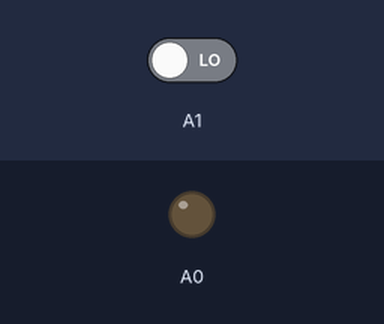
Simulated run of this sketch. Board: Arduino Uno, built with avr-gcc and run on an emulated ATmega328P. On the bench: output pins drawn as LEDs (lit = HIGH). Inputs (shaded band) come from the test bench; at power-on: A1 LOW.

Above: at 1.2 s.
1.3 s: A1 driven HIGH
At 2.1 s:
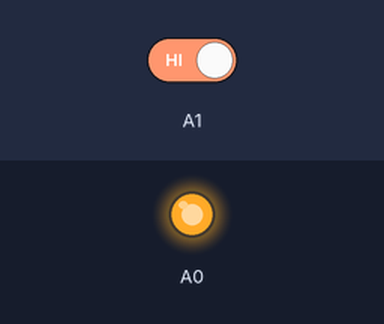
2.8 s: A1 driven LOW
At 3.2 s:
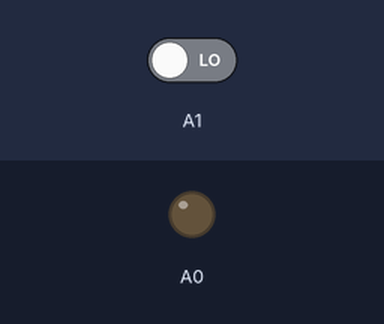
Timing chart, 0 to 5.8 s (numbered marks = the images above; inputs shaded):
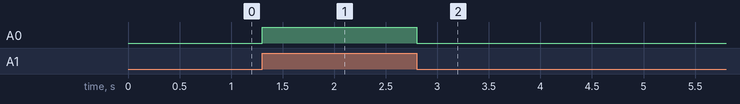

Measured:
- after the input at 1.3 s, A0: LOW → HIGH at once
- after the input at 2.8 s, A0: HIGH → LOW at once

The sketch:

Switch.ino
```cpp
void setup()
{
    // Devinição da saida do led
    pinMode(A0, OUTPUT);
}

void loop()
{
    if (digitalRead(A1) == HIGH)
        digitalWrite(A0, HIGH);
    if (digitalRead(A1) == LOW)
        digitalWrite(A0, LOW);
}
```
